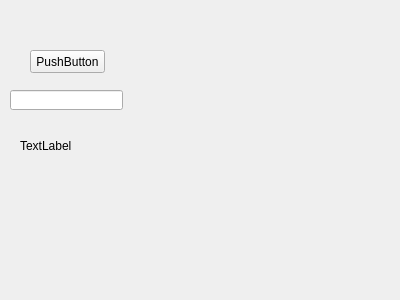
<?xml version="1.0" encoding="UTF-8"?>
<ui version="4.0">
 <class>Form</class>
 <widget class="QWidget" name="Form">
  <property name="geometry">
   <rect>
    <x>0</x>
    <y>0</y>
    <width>400</width>
    <height>300</height>
   </rect>
  </property>
  <property name="windowTitle">
   <string>Form</string>
  </property>
  <widget class="QLineEdit" name="lineEdit">
   <property name="geometry">
    <rect>
     <x>10</x>
     <y>90</y>
     <width>113</width>
     <height>20</height>
    </rect>
   </property>
  </widget>
  <widget class="QPushButton" name="pushButton">
   <property name="geometry">
    <rect>
     <x>30</x>
     <y>50</y>
     <width>75</width>
     <height>23</height>
    </rect>
   </property>
   <property name="text">
    <string>PushButton</string>
   </property>
  </widget>
  <widget class="QLabel" name="label">
   <property name="geometry">
    <rect>
     <x>20</x>
     <y>140</y>
     <width>56</width>
     <height>12</height>
    </rect>
   </property>
   <property name="text">
    <string>TextLabel</string>
   </property>
  </widget>
 </widget>
 <resources/>
 <connections/>
</ui>
